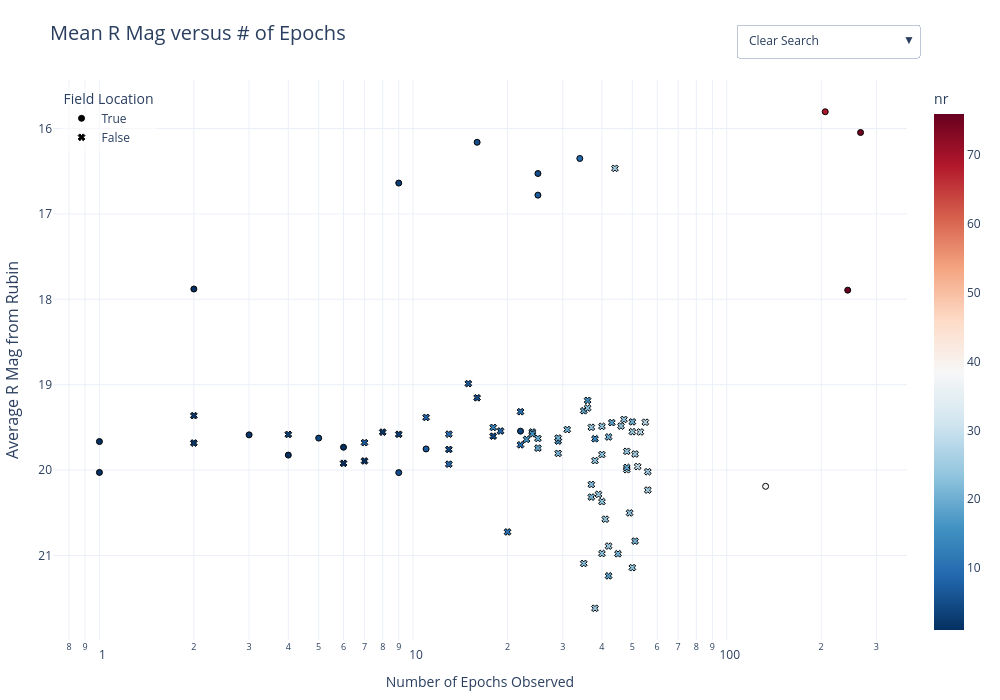

This figure's notebook cell:
### Code cell
fig = px.scatter(
    diaObj_df, 
    x="nSources", 
    y="mean_r_mag",
    color="nr",
    symbol="in_Obj",
    symbol_sequence=['circle', 'x'],
    hover_name="diaObjectId_str",  
    color_continuous_scale=px.colors.diverging.RdBu_r,
    title="Mean R Mag versus # of Epochs",
    hover_data=["DR3_field_loc_center","DR3_best_classification"],
    labels={
        "DR3_field_loc_center":"DP1 Field",
        "nSources": "Number of Epochs Observed",
        "mean_r_mag": "Average R Mag from Rubin",
        "nr": "nr",
        "DR3_best_classification":"RRL Class"
    }
)


fig.update_layout(
    yaxis=dict(autorange="reversed", title_font=dict(size=16)),
    xaxis_type="log",
    title_font=dict(size=20),
    template="plotly_white",
    legend_title_text="Field Location",
    legend=dict(
        yanchor="top",
        y=0.99,
        xanchor="left",
        x=0.01,
        bgcolor="rgba(255, 255, 255, 0.5)" 
    )
)

id_list = diaObj_df["diaObjectId_str"].unique().tolist()

search_buttons = []

search_buttons.append(dict(
    args=[{"selectedpoints": [None]}],
    label="Clear Search",
    method="restyle"
))


for star_id in id_list:
    idx = diaObj_df.index[diaObj_df["diaObjectId_str"] == star_id].tolist()
    
    search_buttons.append(dict(
        args=[{"selectedpoints": [idx]}], # Highlights the specific point
        label=f"ID: {star_id}",
        method="restyle"
    ))

fig.update_layout(
    width=1000,  
    height=700,   
    margin=dict(l=50, r=50, t=80, b=50), 
    clickmode='event+select',
    updatemenus=[
        dict(
            buttons=search_buttons,
            direction="down",
            showactive=True,
            x=0.8, # Adjust position to not overlap your legend
            y=1.1,
            xanchor="left",
            yanchor="top",
            active=0
        )
    ]
)


fig.update_traces(marker=dict(line=dict(width=1, color='Black')))
fig.write_html(f"{extra_auto_path}/obj_mag_epoch_interactive.html")
#fig.write_image(f"{png_auto_path}/obj_mag_epoch_interactive.png",scale=3)
fig.show()

### Figure 1 — Plotly figure (JSON) as saved in the notebook; plotly's stock layout.template omitted (floating-point values rounded to 4 significant figures; data arrays with more than 128 entries replaced by an {"elided": "..."} marker saying what was removed)
{"data": [{"customdata": [["EDFS", "RRab"], ["SV 95 -25", "RRc"], ["SV 95 -25", "RRab"], ["SV 95 -25", "RRab"], ["SV 38 7", "RRab"], ["SV 95 -25", "RRab"], ["SV 95 -25", "RRab"], ["47 Tuc", "RRab"], ["SV 38 7", "RRab"], ["47 Tuc", "RRd"], ["Fornax", "RRab"], ["47 Tuc", "RRab"], ["47 Tuc", "RRc"], ["47 Tuc", "RRab"], ["47 Tuc", "RRab"], ["SV 38 7", "RRab"], ["SV 38 7", "RRab"], ["47 Tuc", "RRab"], ["47 Tuc", "RRd"]], "hovertemplate": "<b>%{hovertext}</b><br><br>in_Obj=True<br>Number of Epochs Observed=%{x}<br>Average R Mag from Rubin=%{y}<br>DP1 Field=%{customdata[0]}<br>RRL Class=%{customdata[1]}<br>nr=%{marker.color}<extra></extra>", "hovertext": ["592913981740417050", "614436990573609020", "614438433682620451", "614431011979133047", "648375409829740567", "614439052157911527", "614439120877387848", "579576768256541517", "650026120380416015", "579586045385900053", "605447864541249749", "579578623682413554", "579578692401891372", "579578211365552184", "579578623682413757", "648367026053579380", "648363727518695436", "579577524170785196", "579583159167877148"], "legendgroup": "True", "marker": {"color": [76, 75, 69, 39, 7, 5, 5, 4, 3, 7, 5, 4, 1, 2, 1, 9, 1, 1, 1], "coloraxis": "coloraxis", "line": {"color": "Black", "width": 1}, "symbol": "circle"}, "mode": "markers", "name": "True", "orientation": "v", "showlegend": true, "type": "scatter", "x": [243, 267, 206, 133, 25, 25, 16, 22, 9, 11, 9, 5, 6, 3, 4, 34, 2, 1, 1], "xaxis": "x", "y": [17.89, 16.05, 15.8, 20.19, 16.78, 16.53, 16.16, 19.54, 16.64, 19.75, 20.03, 19.63, 19.73, 19.59, 19.82, 16.35, 17.88, 20.03, 19.67], "yaxis": "y"}, {"customdata": {"elided": "67x2 str values"}, "hovertemplate": "<b>%{hovertext}</b><br><br>in_Obj=False<br>Number of Epochs Observed=%{x}<br>Average R Mag from Rubin=%{y}<br>DP1 Field=%{customdata[0]}<br>RRL Class=%{customdata[1]}<br>nr=%{marker.color}<extra></extra>", "hovertext": ["579575943622820639", "579576699537065382", "579575943622820362", "579575874903343585", "579578073926598690", "579576699537065428", "579575874903343152", "579583915082121454", "579575943622821082", "579575943622820700", "579584602276888798", "579584602276888792", "579576012342296907", "579584602276888841", "579577386731835638", "579576562098112760", "579583296606830677", "579578623682412863", "579575943622820400", "579578142646075468", "579578623682412826", "604064060438217129", "579578692401889575", "604064060438216798", "579583915082121525", "579584602276888912", "604064816352460877", "579583915082121362", "604064747632984333", "579577455451308889", "604064129157694658", "579575256428052608", "579575256428052935", "604064129157694654", "579583227887354430", "579576562098112444", "579575874903343319", "579577386731832790", "579585289471656348", "579578623682412772", "604064060438217317", "579575806183866665", "579575256428052807", "579584602276889898", "579584533557411857", "579575256428052817", "604064197877170956", "579584602276889892", "579578761121366624", "579583915082122253", "604063510682403181", "579578073926600498", "579583915082121417", "579583983801598676", "579576836976017478", "579578073926601016", "579585976666423409", "579574569233285135", "579584602276889614", "579583915082122929", "579584533557412032", "579576699537071178", "579575187708576418", "604062754768160433", "579583227887354659", "579583846362644646", "579583846362644892"], "legendgroup": "False", "marker": {"color": [28, 25, 26, 25, 26, 20, 27, 23, 20, 24, 24, 24, 16, 20, 19, 23, 23, 19, 28, 14, 10, 22, 15, 21, 21, 13, 24, 16, 24, 4, 25, 10, 8, 25, 18, 21, 29, 18, 16, 7, 22, 23, 5, 21, 10, 4, 23, 19, 1, 19, 23, 18, 23, 23, 3, 21, 3, 1, 8, 25, 9, 23, 2, 10, 7, 2, 2], "coloraxis": "coloraxis", "line": {"color": "Black", "width": 1}, "symbol": "x"}, "mode": "markers", "name": "False", "orientation": "v", "showlegend": true, "type": "scatter", "x": [55, 56, 56, 50, 51, 50, 48, 40, 42, 48, 46, 37, 36, 31, 48, 49, 38, 35, 53, 38, 22, 37, 29, 37, 29, 18, 41, 23, 39, 18, 38, 22, 19, 42, 24, 51, 52, 42, 24, 15, 35, 40, 16, 29, 13, 13, 40, 25, 7, 25, 40, 43, 36, 47, 9, 45, 4, 6, 11, 44, 13, 50, 8, 20, 7, 2, 2], "xaxis": "x", "y": [19.44, 20.02, 20.23, 19.55, 19.81, 19.44, 20.0, 19.49, 19.61, 19.78, 19.48, 19.5, 19.18, 19.53, 19.97, 20.5, 19.89, 19.31, 19.55, 19.63, 19.7, 20.17, 19.66, 20.32, 19.63, 19.5, 20.58, 19.64, 20.28, 19.6, 21.62, 19.32, 19.54, 20.89, 19.55, 20.83, 19.96, 21.24, 19.58, 18.99, 21.09, 19.82, 19.15, 19.8, 19.58, 19.76, 20.98, 19.63, 19.89, 19.74, 20.37, 19.44, 19.27, 19.41, 19.58, 20.98, 19.58, 19.92, 19.38, 16.47, 19.93, 21.14, 19.56, 20.72, 19.68, 19.36, 19.68], "yaxis": "y"}], "layout": {"clickmode": "event+select", "coloraxis": {"colorbar": {"title": {"text": "nr"}}, "colorscale": [[0, "rgb(5,48,97)"], [0.1, "rgb(33,102,172)"], [0.2, "rgb(67,147,195)"], [0.3, "rgb(146,197,222)"], [0.4, "rgb(209,229,240)"], [0.5, "rgb(247,247,247)"], [0.6, "rgb(253,219,199)"], [0.7, "rgb(244,165,130)"], [0.8, "rgb(214,96,77)"], [0.9, "rgb(178,24,43)"], [1, "rgb(103,0,31)"]]}, "height": 700, "legend": {"bgcolor": "rgba(255, 255, 255, 0.5)", "title": {"text": "Field Location"}, "tracegroupgap": 0, "x": 0.01, "xanchor": "left", "y": 0.99, "yanchor": "top"}, "margin": {"b": 50, "l": 50, "r": 50, "t": 80}, "title": {"font": {"size": 20}, "text": "Mean R Mag versus # of Epochs"}, "updatemenus": [{"active": 0, "buttons": [{"args": [{"selectedpoints": [null]}], "label": "Clear Search", "method": "restyle"}, {"args": [{"selectedpoints": [[0]]}], "label": "ID: 592913981740417050", "method": "restyle"}, {"args": [{"selectedpoints": [[1]]}], "label": "ID: 614436990573609020", "method": "restyle"}, {"args": [{"selectedpoints": [[2]]}], "label": "ID: 614438433682620451", "method": "restyle"}, {"args": [{"selectedpoints": [[3]]}], "label": "ID: 614431011979133047", "method": "restyle"}, {"args": [{"selectedpoints": [[4]]}], "label": "ID: 579575943622820639", "method": "restyle"}, {"args": [{"selectedpoints": [[5]]}], "label": "ID: 579576699537065382", "method": "restyle"}, {"args": [{"selectedpoints": [[6]]}], "label": "ID: 579575943622820362", "method": "restyle"}, {"args": [{"selectedpoints": [[7]]}], "label": "ID: 579575874903343585", "method": "restyle"}, {"args": [{"selectedpoints": [[8]]}], "label": "ID: 579578073926598690", "method": "restyle"}, {"args": [{"selectedpoints": [[9]]}], "label": "ID: 579576699537065428", "method": "restyle"}, {"args": [{"selectedpoints": [[10]]}], "label": "ID: 579575874903343152", "method": "restyle"}, {"args": [{"selectedpoints": [[11]]}], "label": "ID: 579583915082121454", "method": "restyle"}, {"args": [{"selectedpoints": [[12]]}], "label": "ID: 579575943622821082", "method": "restyle"}, {"args": [{"selectedpoints": [[13]]}], "label": "ID: 579575943622820700", "method": "restyle"}, {"args": [{"selectedpoints": [[14]]}], "label": "ID: 579584602276888798", "method": "restyle"}, {"args": [{"selectedpoints": [[15]]}], "label": "ID: 579584602276888792", "method": "restyle"}, {"args": [{"selectedpoints": [[16]]}], "label": "ID: 579576012342296907", "method": "restyle"}, {"args": [{"selectedpoints": [[17]]}], "label": "ID: 579584602276888841", "method": "restyle"}, {"args": [{"selectedpoints": [[18]]}], "label": "ID: 579577386731835638", "method": "restyle"}, {"args": [{"selectedpoints": [[19]]}], "label": "ID: 579576562098112760", "method": "restyle"}, {"args": [{"selectedpoints": [[20]]}], "label": "ID: 579583296606830677", "method": "restyle"}, {"args": [{"selectedpoints": [[21]]}], "label": "ID: 579578623682412863", "method": "restyle"}, {"args": [{"selectedpoints": [[22]]}], "label": "ID: 579575943622820400", "method": "restyle"}, {"args": [{"selectedpoints": [[23]]}], "label": "ID: 579578142646075468", "method": "restyle"}, {"args": [{"selectedpoints": [[24]]}], "label": "ID: 648375409829740567", "method": "restyle"}, {"args": [{"selectedpoints": [[25]]}], "label": "ID: 579578623682412826", "method": "restyle"}, {"args": [{"selectedpoints": [[26]]}], "label": "ID: 604064060438217129", "method": "restyle"}, {"args": [{"selectedpoints": [[27]]}], "label": "ID: 579578692401889575", "method": "restyle"}, {"args": [{"selectedpoints": [[28]]}], "label": "ID: 604064060438216798", "method": "restyle"}, {"args": [{"selectedpoints": [[29]]}], "label": "ID: 579583915082121525", "method": "restyle"}, {"args": [{"selectedpoints": [[30]]}], "label": "ID: 579584602276888912", "method": "restyle"}, {"args": [{"selectedpoints": [[31]]}], "label": "ID: 604064816352460877", "method": "restyle"}, {"args": [{"selectedpoints": [[32]]}], "label": "ID: 614439052157911527", "method": "restyle"}, {"args": [{"selectedpoints": [[33]]}], "label": "ID: 579583915082121362", "method": "restyle"}, {"args": [{"selectedpoints": [[34]]}], "label": "ID: 604064747632984333", "method": "restyle"}, {"args": [{"selectedpoints": [[35]]}], "label": "ID: 579577455451308889", "method": "restyle"}, {"args": [{"selectedpoints": [[36]]}], "label": "ID: 604064129157694658", "method": "restyle"}, {"args": [{"selectedpoints": [[37]]}], "label": "ID: 579575256428052608", "method": "restyle"}, {"args": [{"selectedpoints": [[38]]}], "label": "ID: 579575256428052935", "method": "restyle"}, {"args": [{"selectedpoints": [[39]]}], "label": "ID: 604064129157694654", "method": "restyle"}, {"args": [{"selectedpoints": [[40]]}], "label": "ID: 579583227887354430", "method": "restyle"}, {"args": [{"selectedpoints": [[41]]}], "label": "ID: 579576562098112444", "method": "restyle"}, {"args": [{"selectedpoints": [[42]]}], "label": "ID: 579575874903343319", "method": "restyle"}, {"args": [{"selectedpoints": [[43]]}], "label": "ID: 579577386731832790", "method": "restyle"}, {"args": [{"selectedpoints": [[44]]}], "label": "ID: 579585289471656348", "method": "restyle"}, {"args": [{"selectedpoints": [[45]]}], "label": "ID: 614439120877387848", "method": "restyle"}, {"args": [{"selectedpoints": [[46]]}], "label": "ID: 579576768256541517", "method": "restyle"}, {"args": [{"selectedpoints": [[47]]}], "label": "ID: 579578623682412772", "method": "restyle"}, {"args": [{"selectedpoints": [[48]]}], "label": "ID: 604064060438217317", "method": "restyle"}, {"args": [{"selectedpoints": [[49]]}], "label": "ID: 579575806183866665", "method": "restyle"}, {"args": [{"selectedpoints": [[50]]}], "label": "ID: 579575256428052807", "method": "restyle"}, {"args": [{"selectedpoints": [[51]]}], "label": "ID: 579584602276889898", "method": "restyle"}, {"args": [{"selectedpoints": [[52]]}], "label": "ID: 579584533557411857", "method": "restyle"}, {"args": [{"selectedpoints": [[53]]}], "label": "ID: 650026120380416015", "method": "restyle"}, {"args": [{"selectedpoints": [[54]]}], "label": "ID: 579586045385900053", "method": "restyle"}, {"args": [{"selectedpoints": [[55]]}], "label": "ID: 579575256428052817", "method": "restyle"}, {"args": [{"selectedpoints": [[56]]}], "label": "ID: 604064197877170956", "method": "restyle"}, {"args": [{"selectedpoints": [[57]]}], "label": "ID: 579584602276889892", "method": "restyle"}, {"args": [{"selectedpoints": [[58]]}], "label": "ID: 579578761121366624", "method": "restyle"}, {"args": [{"selectedpoints": [[59]]}], "label": "ID: 579583915082122253", "method": "restyle"}, {"args": [{"selectedpoints": [[60]]}], "label": "ID: 604063510682403181", "method": "restyle"}, {"args": [{"selectedpoints": [[61]]}], "label": "ID: 579578073926600498", "method": "restyle"}, {"args": [{"selectedpoints": [[62]]}], "label": "ID: 605447864541249749", "method": "restyle"}, {"args": [{"selectedpoints": [[63]]}], "label": "ID: 579583915082121417", "method": "restyle"}, {"args": [{"selectedpoints": [[64]]}], "label": "ID: 579578623682413554", "method": "restyle"}, {"args": [{"selectedpoints": [[65]]}], "label": "ID: 579583983801598676", "method": "restyle"}, {"args": [{"selectedpoints": [[66]]}], "label": "ID: 579576836976017478", "method": "restyle"}, {"args": [{"selectedpoints": [[67]]}], "label": "ID: 579578073926601016", "method": "restyle"}, {"args": [{"selectedpoints": [[68]]}], "label": "ID: 579585976666423409", "method": "restyle"}, {"args": [{"selectedpoints": [[69]]}], "label": "ID: 579574569233285135", "method": "restyle"}, {"args": [{"selectedpoints": [[70]]}], "label": "ID: 579584602276889614", "method": "restyle"}, {"args": [{"selectedpoints": [[71]]}], "label": "ID: 579583915082122929", "method": "restyle"}, {"args": [{"selectedpoints": [[72]]}], "label": "ID: 579578692401891372", "method": "restyle"}, {"args": [{"selectedpoints": [[73]]}], "label": "ID: 579584533557412032", "method": "restyle"}, {"args": [{"selectedpoints": [[74]]}], "label": "ID: 579578211365552184", "method": "restyle"}, {"args": [{"selectedpoints": [[75]]}], "label": "ID: 579576699537071178", "method": "restyle"}, {"args": [{"selectedpoints": [[76]]}], "label": "ID: 579575187708576418", "method": "restyle"}, {"args": [{"selectedpoints": [[77]]}], "label": "ID: 579578623682413757", "method": "restyle"}, {"args": [{"selectedpoints": [[78]]}], "label": "ID: 648367026053579380", "method": "restyle"}, {"args": [{"selectedpoints": [[79]]}], "label": "ID: 648363727518695436", "method": "restyle"}, {"args": [{"selectedpoints": [[80]]}], "label": "ID: 604062754768160433", "method": "restyle"}, {"args": [{"selectedpoints": [[81]]}], "label": "ID: 579577524170785196", "method": "restyle"}, {"args": [{"selectedpoints": [[82]]}], "label": "ID: 579583227887354659", "method": "restyle"}, {"args": [{"selectedpoints": [[83]]}], "label": "ID: 579583846362644646", "method": "restyle"}, {"args": [{"selectedpoints": [[84]]}], "label": "ID: 579583846362644892", "method": "restyle"}, {"args": [{"selectedpoints": [[85]]}], "label": "ID: 579583159167877148", "method": "restyle"}], "direction": "down", "showactive": true, "x": 0.8, "xanchor": "left", "y": 1.1, "yanchor": "top"}], "width": 1000, "xaxis": {"anchor": "y", "domain": [0, 1], "title": {"text": "Number of Epochs Observed"}, "type": "log"}, "yaxis": {"anchor": "x", "autorange": "reversed", "domain": [0, 1], "title": {"font": {"size": 16}, "text": "Average R Mag from Rubin"}}}}
